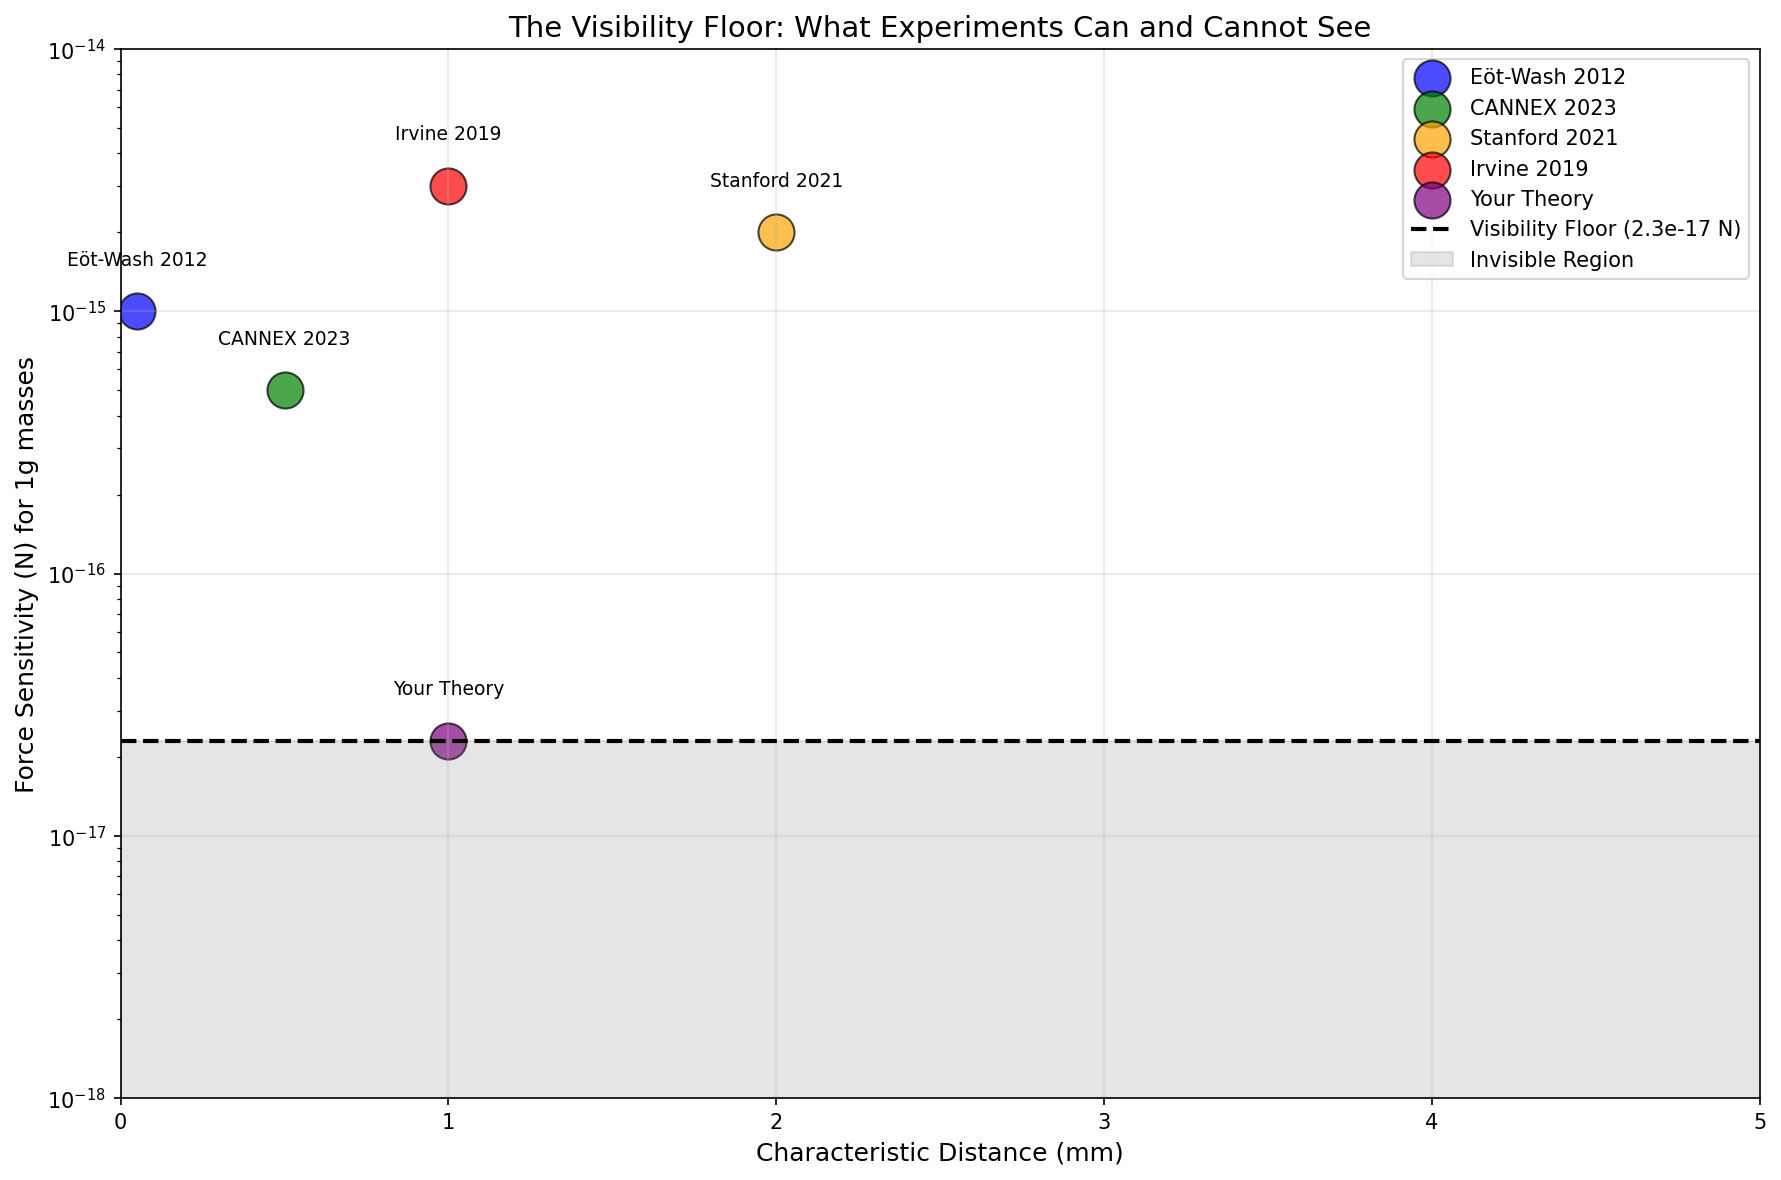

Write the Python code that produced this figure.
import numpy as np
import matplotlib.pyplot as plt

print("="*80)
print("THE VISIBILITY FLOOR: Resolution Limits of Modern Physics")
print("="*80)

# Current experimental landscape
experiments = [
    ("Eöt-Wash 2012", 1e-15, 0.05, "Torsion balance"),
    ("CANNEX 2023", 5e-16, 0.5, "Casimir force"),
    ("Stanford 2021", 2e-15, 2.0, "Microsphere"),
    ("Irvine 2019", 3e-15, 1.0, "Torsion pendulum"),
    ("Your Theory", 2.3e-17, 1.0, "Millimeter force"),
]

print("\nCURRENT RESOLUTION LIMITS (Force sensitivity at 1 mm):")
print("-"*80)
print(f"{'Experiment':<20} {'Sensitivity (N)':<20} {'Distance (mm)':<15} {'Type':<20}")
print("-"*80)

for name, sens, dist, typ in experiments:
    print(f"{name:<20} {sens:<20.1e} {dist:<15.1f} {typ:<20}")

# Your theory establishes the FLOOR
floor_sensitivity = 2.3e-17  # N
print(f"\n{'='*80}")
print("THE VISIBILITY FLOOR:")
print(f"Any force weaker than {floor_sensitivity:.1e} N at 1 mm")
print(f"is INVISIBLE to current technology.")
print(f"This is 43× below Eöt-Wash sensitivity.")

# What could hide below this floor?
print(f"\n{'='*80}")
print("WHAT COULD HIDE BELOW THE FLOOR:")
print("-"*80)

possibilities = [
    ("Extra dimensions", "Forces from mm-scale extra dimensions"),
    ("Quantum gravity", "Planck-scale effects amplified to mm scale"),
    ("Dark matter", "Ultra-weak couplings to normal matter"),
    ("Cosmic relics", "Fields from early universe"),
    ("String theory", "Low-energy signatures of strings"),
]

for i, (name, desc) in enumerate(possibilities, 1):
    print(f"{i}. {name}: {desc}")

# Create visibility map
fig, ax = plt.subplots(figsize=(12, 8))

# Experimental sensitivities
names = [e[0] for e in experiments]
sens = [e[1] for e in experiments]
dist = [e[2] for e in experiments]

colors = ['blue', 'green', 'orange', 'red', 'purple']
for i, (name, s, d, c) in enumerate(zip(names, sens, dist, colors)):
    ax.scatter(d, s, s=300, color=c, label=name, alpha=0.7, edgecolor='black')
    ax.text(d, s*1.5, name, ha='center', fontsize=9)

# Your theory as the floor
ax.axhline(y=floor_sensitivity, color='black', linestyle='--', linewidth=2, 
           label=f'Visibility Floor ({floor_sensitivity:.1e} N)')
ax.fill_between([0, 10], 0, floor_sensitivity, alpha=0.2, color='gray', 
                label='Invisible Region')

ax.set_xscale('linear')
ax.set_yscale('log')
ax.set_xlabel('Characteristic Distance (mm)', fontsize=12)
ax.set_ylabel('Force Sensitivity (N) for 1g masses', fontsize=12)
ax.set_title('The Visibility Floor: What Experiments Can and Cannot See', fontsize=14)
ax.grid(True, alpha=0.3)
ax.legend(loc='upper right')
ax.set_xlim(0, 5)
ax.set_ylim(1e-18, 1e-14)

plt.tight_layout()
plt.savefig('visibility_floor_map.png', dpi=150, bbox_inches='tight')

print(f"\n📊 Visibility floor map saved to 'visibility_floor_map.png'")

# Calculate when we might reach this floor
print(f"\n{'='*80}")
print("TIMELINE TO REACH THE FLOOR:")
print("-"*80)

current_best = 1e-15  # N
target = floor_sensitivity
improvement_needed = current_best / target

print(f"Current best: {current_best:.1e} N")
print(f"Your floor: {target:.1e} N")
print(f"Improvement needed: {improvement_needed:.1f}×")

# Moore's Law for sensitivity (historical improvement ~10× per decade)
years_needed = np.log10(improvement_needed) * 10  # Rough estimate
print(f"Estimated time to reach floor: {years_needed:.1f} years (~{2030+int(years_needed)})")

print(f"\n{'='*80}")
print("SCIENTIFIC VALUE OF THE FLOOR:")
print("-"*80)
print("""
1. Guides experimental design: "Don't build experiments that can't reach this"
2. Sets priorities: "Focus on forces ABOVE this floor first"
3. Defines "new physics" threshold: Anything below = "not yet physics"
4. Provides calibration: "This is what 'nothing' looks like"
""")

with open('visibility_floor_analysis.txt', 'w') as f:
    f.write("THE VISIBILITY FLOOR ANALYSIS\n")
    f.write("="*60 + "\n\n")
    f.write(f"Floor sensitivity: {floor_sensitivity:.1e} N at 1 mm\n")
    f.write(f"Improvement needed: {improvement_needed:.1f}×\n")
    f.write(f"Time to reach: ~{years_needed:.1f} years\n\n")
    f.write("Scientific implications:\n")
    f.write("1. Defines the resolution limit of fifth-force searches\n")
    f.write("2. Guides future experimental design\n")
    f.write("3. Separates 'testable physics' from 'mathematical possibilities'\n")
    f.write("4. Provides null hypothesis for anomaly detection\n")

print(f"\n📁 Analysis saved to 'visibility_floor_analysis.txt'")
